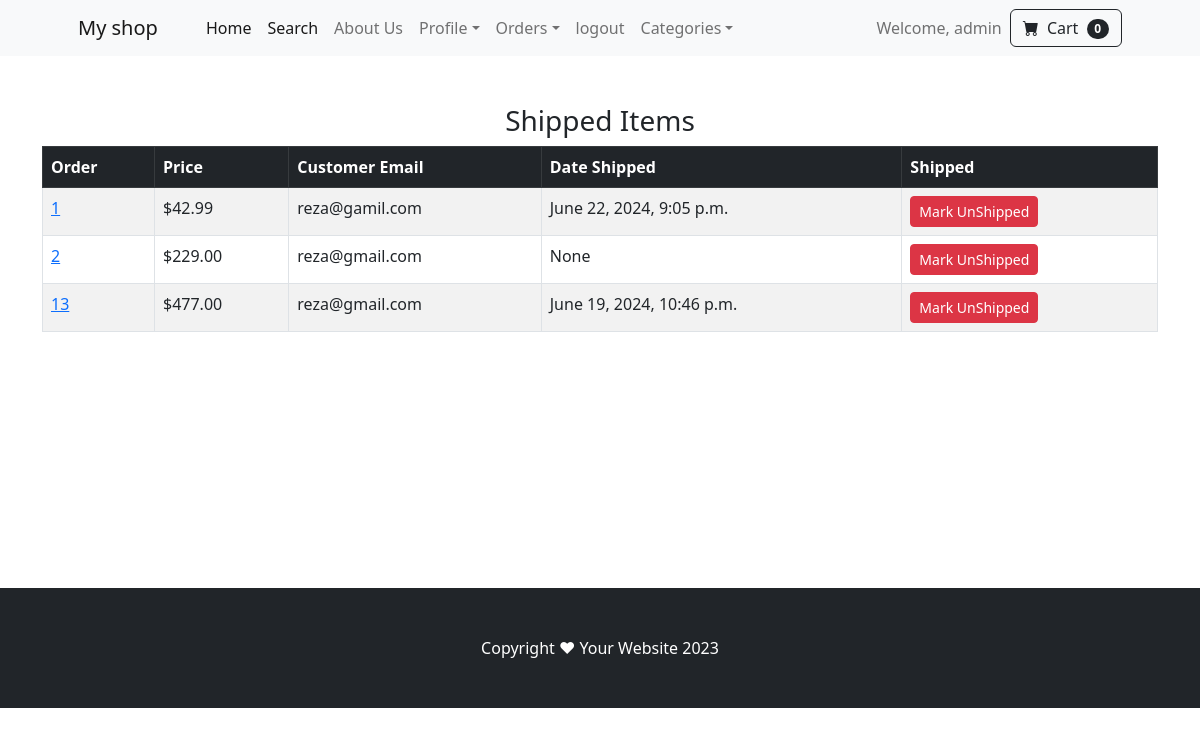
The page /payment/shipped_dash (signed in) on the database its author committed.
### payment/models.py (models this page shows, shortened)
class Order(models.Model):
    user = models.ForeignKey(User, on_delete=models.CASCADE, null=True, blank=True)
    full_name = models.CharField(max_length=250)
    email = models.EmailField(max_length=250)
    shipping_address = models.TextField(max_length=15000)
    amount_paid = models.DecimalField(max_digits=8, decimal_places=2)
    date_ordered = models.DateTimeField(auto_now_add=True)
    shipped = models.BooleanField(default=False)
    date_shipped = models.DateTimeField(blank=True, null=True)

### payment/views.py (the view, shortened to what this page needs)
# urls.py: path('shipped_dash', views.shipped_dash, name="shipped_dash"),
def shipped_dash(request):
    if request.user.is_authenticated and request.user.is_superuser:
        orders = Order.objects.filter(shipped=True)
        return render(request, "payment/shipped_dash.html", {"orders":orders})
    else:
        messages.success(request, "Access Denied!")
        return redirect('home')

### cart/cart.py (called while the page is built)
    def  __len__(self):
        return len(self.cart)

### cart/context_processors.py (called while the page is built)
def cart(request):
    return {'cart':Cart(request)}

### payment/templates/payment/shipped_dash.html (shortened to what this page needs)
{% extends 'base.html' %}
{% block content %}
<br><br>
<div class="container">
    <div class="row">
        <center>
            <div class="col=8">
                <h3>Shipped Items</h3>
                <table class="table table-striped table-hover table-bordered " >
                    <thead class="table-dark">
                      <tr>
                        <th scope="col">Order</th>
                        <th scope="col">Price</th>
                        <th scope="col">Customer Email</th>
                        <th scope="col">Date Shipped</th>
                        <th scope="col">Shipped</th>
                      </tr>
                    </thead>
                    <tbody>
                        {% for item in orders %}
                      <tr>
                        <td><a href="{% url 'orders' item.id %}">{{ item.id }}</a></td>
                        <td>${{ item.amount_paid }}</td>
                        <td>{{ item.email }}</td>
                        <td>{{ item.date_shipped }}</td>
                        <td>
                          <form method="POST">
                            <button type="Submit" class="btn btn-danger btn-sm">Mark UnShipped</button>
                          </form>
                        </td>
                      </tr>
                      {% endfor %}
                    </tbody>
                  </table>
                  <br/><br/><br/><br/><br/><br/><br/><br/>
            </div>
        </center>
    </div>
</div>
<br><br>
{% endblock %}

### shop/templates/navbar.html (shortened to what this page needs)
 <nav class="navbar navbar-expand-lg navbar-light bg-light">
    <div class="container px-4 px-lg-5">
        <a class="navbar-brand" href="{% url 'home' %}">My shop</a>
        <div class="collapse navbar-collapse" id="navbarSupportedContent">
            <ul class="navbar-nav me-auto mb-2 mb-lg-0 ms-lg-4">
                <li class="nav-item"><a class="nav-link active" aria-current="page" href="{% url 'home' %}">Home</a></li>
                <li class="nav-item"><a class="nav-link active" aria-current="page" href="{% url 'search' %}">Search</a></li>
                <li class="nav-item"><a class="nav-link" href="{% url 'about' %}">About Us</a></li>
                {% if user.is_authenticated %}
                <li class="nav-item dropdown">
                    <a class="nav-link dropdown-toggle" id="navbarDropdown" href="#" role="button" data-bs-toggle="dropdown" aria-expanded="false">Profile</a>
                </li>
                {% if user.is_superuser %}
                <li class="nav-item dropdown">
                    <a class="nav-link dropdown-toggle" id="navbarDropdown" href="#" role="button" data-bs-toggle="dropdown" aria-expanded="false">Orders</a>
                </li>
                {% endif %}
                <li class="nav-item"><a class="nav-link" href="{% url 'logout' %}">logout</a></li>
                {% else %}
                <li class="nav-item"><a class="nav-link" href="{% url 'login' %}">login</a></li>
                <li class="nav-item"><a class="nav-link" href="{% url 'signup' %}">signup</a></li>
                {% endif %}
                <li class="nav-item dropdown">
                    <a class="nav-link dropdown-toggle" id="navbarDropdown" href="{% url 'category_summary' %}" role="button" data-bs-toggle="dropdown" aria-expanded="false">Categories</a>
                </li>
            </ul>
            <ul class="navbar-nav ms-auto mb-2 mb-lg-0">
                {% if user.is_authenticated %}
                    <li class="nav-item">
                        <a class="nav-link" href="#">Welcome, {{ user.username }}</a>
                    </li>
                {% endif %}
            </ul>
            <form class="d-flex">
                <a href="{% url 'cart_summary' %}" class="btn btn-outline-dark">
                    <i class="bi-cart-fill me-1"></i>
                    Cart
                    <span class="badge bg-dark text-white ms-1 rounded-pill" id="cart_quantity">{{ cart|length }}</span>
                </a>
            </form>
        </div>
    </div>
</nav>

### rows shown on the page
Order: id "1", amount_paid "42.99", email "reza@gamil.com", date_shipped "June 22, 2024, 9:05 p.m."
Order: id "2", amount_paid "229.00", email "reza@gmail.com", date_shipped "None"
Order: id "13", amount_paid "477.00", email "reza@gmail.com", date_shipped "June 19, 2024, 10:46 p.m."

### other values the page prints
{{ user.username }} "admin"
{{ cart|length }} "0"
